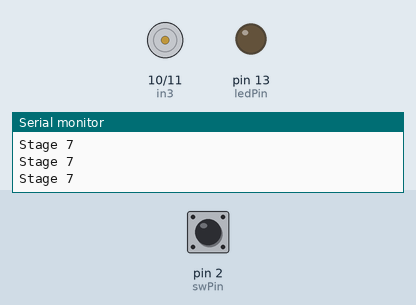
A sketch run on a simulated Arduino Uno, built with avr-gcc and run on an emulated ATmega328P. On the bench: motor-driver pin pairs drawn as motors (green arrow = first pin HIGH = forward, orange = second pin HIGH = backward, longer = more drive, scaled by the enable pin), output pins drawn as LEDs (lit = HIGH), the last lines printed to the serial monitor. The test bench sets the inputs (shaded band); at power-on: pin 2 (swPin) HIGH.

Above: at 2.8 s.
2.9 s: pin 2 (swPin) pulled LOW for 1.2 s
At 3.6 s:
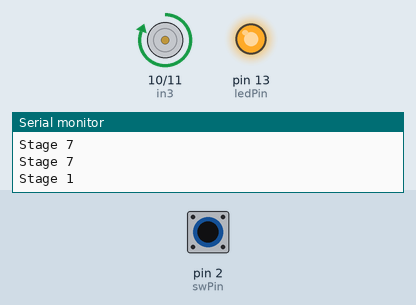
At 14.4 s:
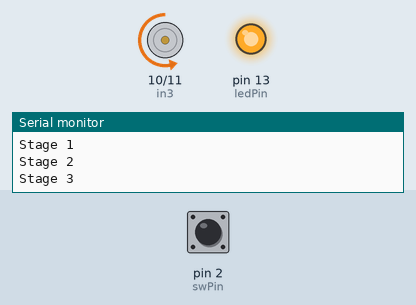
Timing chart, 0 to 15.5 s (numbered marks = the images above; inputs shaded):
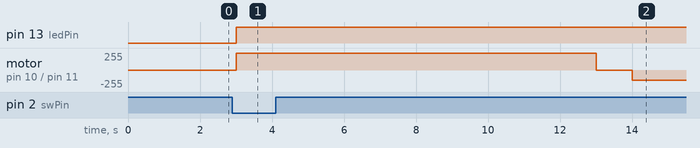

Measured:
- after the input at 2.9 s, pin 13 (ledPin): LOW → HIGH after 0.10 s; motor on pin 10 (in3) / pin 11 (in4): stopped → forward 255/255 after 0.10 s, → stopped 10.0 s later, → backward 150/255 1.0 s later

The sketch:

Wrong_Code_Motor.ino
```cpp
int enable2 = 9;
int in3 = 10;
int in4 = 11;
int swPin = 2;
int ledPin = 13;
int swState = 0;

void setup() {
  Serial.begin(115200);
  pinMode(enable2, OUTPUT);
  pinMode(in3, OUTPUT);
  pinMode(in4, OUTPUT);
  pinMode(ledPin, OUTPUT);
  pinMode(swPin, INPUT_PULLUP);
}

void loop() {
  swState = digitalRead(swPin);
  if (!swState) {
    digitalWrite(ledPin, HIGH);
    Serial.println("Stage 1");
    analogWrite(enable2, 255);
    digitalWrite(in3, HIGH);
    digitalWrite(in4, LOW);
    delay(10000);
    Serial.println("Stage 2");
    digitalWrite(in3, LOW);
    digitalWrite(in4, LOW);
    delay(1000);
    analogWrite(enable2, 150);
    Serial.println("Stage 3");
    digitalWrite(in3, LOW);
    digitalWrite(in4, HIGH);
    delay(3000);
    Serial.println("Stage 4");
    digitalWrite(in3, LOW);
    digitalWrite(in4, LOW);
    delay(1000);
    analogWrite(enable2, 200);
    Serial.println("Stage 5");
    digitalWrite(in3, LOW);
    digitalWrite(in4, HIGH);
    delay(7000);
    Serial.println("Stage 6");
    digitalWrite(in3, LOW);
    digitalWrite(in4, LOW);
    delay(1000);
  }
  else {
    Serial.println("Stage 7");
    digitalWrite(ledPin, LOW);
    digitalWrite(in3, LOW);
    digitalWrite(in4, LOW);
    delay(1000);
  }
}
```
